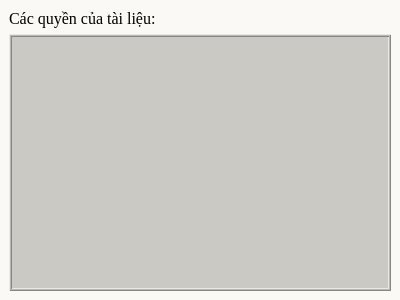
<?xml version="1.0" encoding="UTF-8"?>
<ui version="4.0">
 <class>item_permission_dialog</class>
 <widget class="QDialog" name="item_permission_dialog">
  <property name="windowModality">
   <enum>Qt::WindowModality::NonModal</enum>
  </property>
  <property name="geometry">
   <rect>
    <x>0</x>
    <y>0</y>
    <width>400</width>
    <height>300</height>
   </rect>
  </property>
  <property name="windowTitle">
   <string>cửa sổ xem quyền tài liệu</string>
  </property>
  <property name="windowOpacity">
   <double>1.000000000000000</double>
  </property>
  <property name="styleSheet">
   <string notr="true">.QDialog #item_permission_dialog {
background-color:rgb(250, 249, 246);
}
#label {
color:black;
}
#frame {
background-color:rgb(250, 249, 246);
}</string>
  </property>
  <layout class="QVBoxLayout" name="verticalLayout">
   <property name="spacing">
    <number>0</number>
   </property>
   <property name="leftMargin">
    <number>0</number>
   </property>
   <property name="topMargin">
    <number>0</number>
   </property>
   <property name="rightMargin">
    <number>0</number>
   </property>
   <property name="bottomMargin">
    <number>0</number>
   </property>
   <item>
    <widget class="QFrame" name="frame">
     <property name="frameShape">
      <enum>QFrame::Shape::NoFrame</enum>
     </property>
     <property name="frameShadow">
      <enum>QFrame::Shadow::Sunken</enum>
     </property>
     <layout class="QVBoxLayout" name="verticalLayout_2">
      <item>
       <widget class="QLabel" name="label">
        <property name="font">
         <font>
          <family>Times New Roman</family>
          <pointsize>12</pointsize>
         </font>
        </property>
        <property name="text">
         <string>Các quyền của tài liệu:</string>
        </property>
        <property name="alignment">
         <set>Qt::AlignmentFlag::AlignLeading|Qt::AlignmentFlag::AlignLeft|Qt::AlignmentFlag::AlignVCenter</set>
        </property>
       </widget>
      </item>
      <item>
       <widget class="QTableWidget" name="item_permission_table">
        <property name="styleSheet">
         <string notr="true">#item_permission_table::item:alternate {
    background: #EEEEEE;
}

#item_permission_table::item:selected {
    border: 1px solid #567dbc;
}

#item_permission_table::item:selected:!active {
    background: qlineargradient(x1: 0, y1: 0, x2: 0, y2: 1, stop: 0 #6b9be8, stop: 1 #577fbf);
    color:white
}

#item_permission_table::item:selected:active {
    background: qlineargradient(x1: 0, y1: 0, x2: 0, y2: 1, stop: 0 #6ea1f1, stop: 1 #567dbc);
    color:white
}

#item_permission_table::item:hover {
    background: qlineargradient(x1: 0, y1: 0, x2: 0, y2: 1, stop: 0 #e7effd, stop: 1 #cbdaf1);
    border: 1px solid #bfcde4;
}

#item_permission_table {
    show-decoration-selected: 1; /* make the selection span the entire width of the view */
	color:black;
	background: rgb(203, 201, 196)
}
</string>
        </property>
        <property name="frameShape">
         <enum>QFrame::Shape::Box</enum>
        </property>
        <property name="frameShadow">
         <enum>QFrame::Shadow::Raised</enum>
        </property>
        <property name="midLineWidth">
         <number>1</number>
        </property>
       </widget>
      </item>
     </layout>
    </widget>
   </item>
  </layout>
 </widget>
 <resources/>
 <connections/>
</ui>
